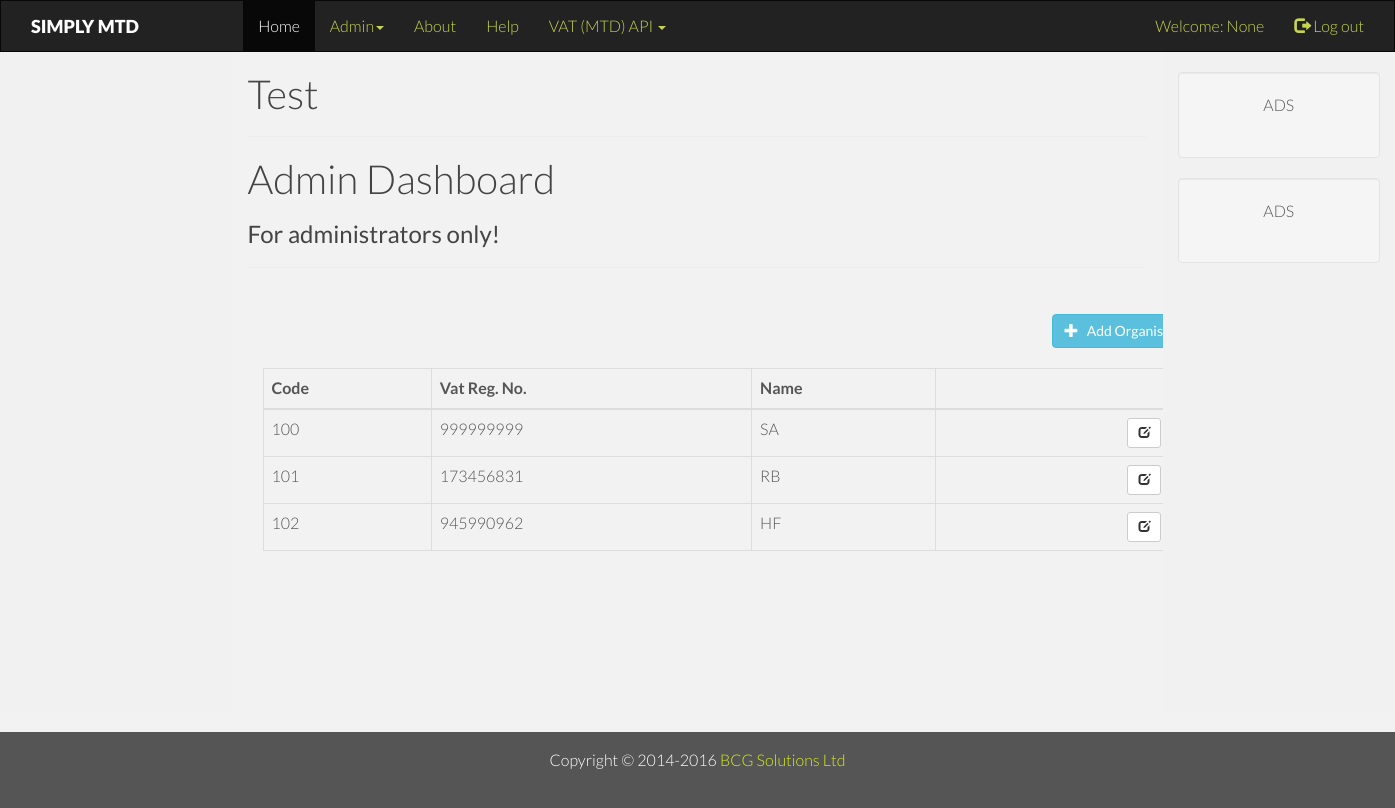
Page /home/organisations (signed in) on the earlier database version.
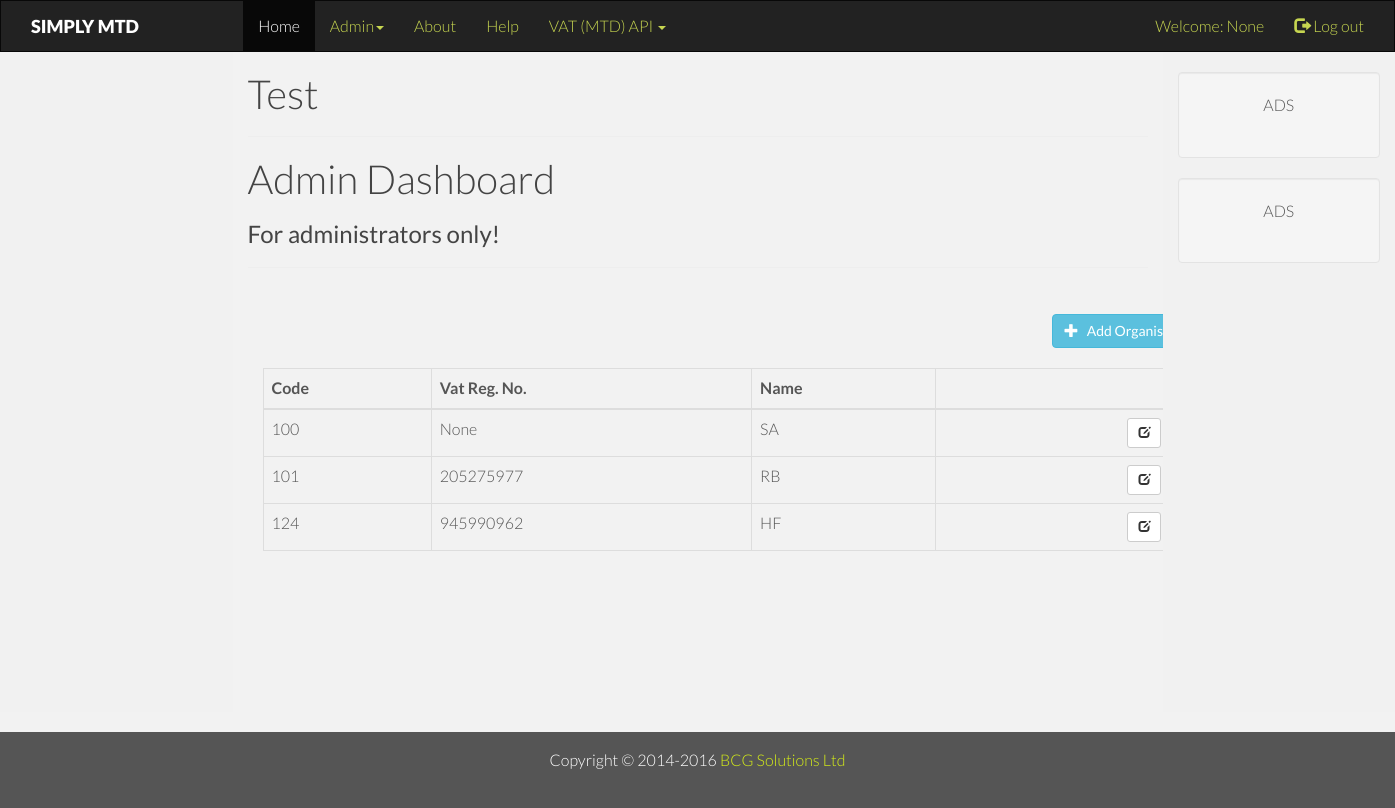
Same page on the later database version.
### app/models.py (models this page shows, shortened)
class User(UserMixin, SurrogatePK, Model):
    __tablename__ = 'users'
    uuid = Column(db.String(36), unique=True, nullable=False)
    username = Column(db.String(80), unique=True, nullable=False)
    email = Column(db.String(80), unique=False, nullable=False)
    organisation_id = reference_col('organisations', nullable=True,)
    password_hash = Column(db.String(128), nullable=True)
    token = Column(db.String(32), index=True, unique=True, nullable=True)
    token_expiration = Column(db.DateTime, nullable=True)
    created_at = Column(db.DateTime, nullable=False, default=dt.datetime.utcnow)
    first_name = Column(db.String(30), nullable=True)
    last_name = Column(db.String(30), nullable=True)
    active = Column(db.Boolean(), default=True,  nullable=True)
    is_admin = Column(db.Boolean(), default=False, nullable=True)
    def has_admin(self):
        return self.is_admin

class Organisation(SurrogatePK, Model):
    __tablename__ = 'organisations'
    uuid = Column(db.String(36), unique=True, nullable =False )
    code = Column(db.String(3), unique=True, nullable=False)
    vrn = Column(db.String(9), unique=True)
    name = Column(db.String(50), unique=True)
    users = relationship('User', backref='organisation')
    vat_returns = relationship('Vat_return', backref='organisation')

### app/home/routes.py (the view)
@bp.route('/organisations', methods=['GET', 'POST'])
@login_required
def organisations():
    check_admin()
    form=OrganisationForm()
    organisations = Organisation.query.all()
    return render_template('home/organisations.html', form=form,
                           organisations=organisations, title="Organisations")

### app/home/routes.py (called while the page is built)
def check_admin():
    if not current_user.has_admin():
        abort(403)

### app/models.py (called while the page is built)
@login.user_loader
def load_user(id):
    return User.query.get(int(id))

### app/templates/home/organisations.html (shortened to what this page needs)
{% extends "layouts/main_base.html" %}
{% block header %}Test{% endblock %}
{% block content %}
    <h1>Admin Dashboard</h1>
    <h3>For administrators only!</h3>
    <hr class="intro-divider">
    <div class="container">
    	<div class="row">
    		<div class="col-md-10">
      			<br>
      			<a href="{{ url_for('home.add_organisation') }}" class="btn btn-info pull-right add-row">
              <span class="glyphicon glyphicon-plus"></span>&nbsp;&nbsp; Add Organisation</a>
    		</div>
  		</div>
      {% if organisations %}
  		<div class="row">
    		<div class="col-md-10">
    			<form action="" method="post" name="OrganisationForm">
    			<table class="table table-bordered" id="editableTable">
			        <thead class="table-blue">
			          <tr>
			            <th>Code</th>
			            <th>Vat Reg. No.</th>
			            <th>Name</th>
			            <th>Edit</th>
			          </tr>
			        </thead>
			        <tbody>
			        	{% for org in organisations %}
			        		<tr data-id="{{ org.id }}">
			        			<td data-field="code">{{ org.code }}</td>
			        			<td data-field="vrn">{{ org.vrn }}</td>
			        			<td data-field="name">{{ org.name }}</td>
			        			<td>
			        				<a href="{{ url_for('home.edit_organisation', id=org.id) }}"  class="btn btn-sm btn-default edit" title="Edit" >
                						<span class="glyphicon glyphicon-edit"></span>
              				</a>
			        			</td>
			        		</tr>
			        	{% endfor %}
			        </tbody>
            </table>
          </form>
    		</div>
    	</div>
      {% else %}
        <div style="text-align: center">
        <h3> No organisations have been added. </h3>
      {% endif %}
    </div>
{% endblock %}

### app/templates/layouts/main_base.html (shortened to what this page needs)
<!DOCTYPE html>
<html lang="en">
<head>
  <link rel="stylesheet" href="https://maxcdn.bootstrapcdn.com/bootstrap/3.4.0/css/bootstrap.min.css">
  <link rel="stylesheet" href="{{ url_for('static', filename='assets/css/style.css') }}">
  <link rel="stylesheet" href="{{ url_for('static', filename='assets/css/bootstrap-datepicker.min.css') }}">
</head>
<body>
<nav class="navbar navbar-inverse">
  <div class="container-fluid">
    <div class="navbar-header col-sm-2">
      <a class="navbar-brand" href="#">Simply MTD </a>
    </div>
    <div class="collapse navbar-collapse" id="myNavbar">
      <ul class="nav navbar-nav navbar-left">
        {% if current_user.is_admin %}
          <li class="active"><a href="{{ url_for('home.dashboard') }}">Home</a></li>
          <li class="dropdown">
              <a href="#" class="dropdown-toggle" data-toggle="dropdown">Admin<span class="caret">
              </span></a>
          </li>
        {% else %}
          <li><a href="{{ url_for('home.dashboard') }}">Dashboard</a></li>
        {% endif %}
        <li><a href="#">About</a></li>
        <li><a href="#">Help</a></li>
        <li class="dropdown">
            <a href="#" class="dropdown-toggle" data-toggle="dropdown">VAT (MTD) API <span class="caret">
              </span></a>
        </li>
      </ul>
      <ul class="nav navbar-nav navbar-right">
        {% if current_user.is_authenticated %}
        <li><a>Welcome: {{ current_user.first_name }} </a></li>
        {% endif %}
        <li><a href="{{ url_for('home.index') }}"><span class="glyphicon glyphicon-log-out"></span> Log out</a></li>
      </ul>
    </div>
  </div>
</nav>
<div class="container-fluid text-center">
  <div class="row content">
    <div class="col-sm-2 sidenav">
    </div>
    <div class="col-sm-8 text-left">
      <h1>{% block header %}{% endblock %}</h1>
      <hr>
      {% block content %}{% endblock %}
    </div>
    <div class="col-sm-2 sidenav">
      <div class="well">
        <p>ADS</p>
      </div>
      <div class="well">
        <p>ADS</p>
      </div>
    </div>
  </div>
</div>
<footer class="container-fluid text-center">
  <div class="container">
    <p>Copyright &copy; 2014-2016 <a href="">BCG Solutions Ltd</a></p>
  </div>
</footer>
</body>
</html>

### app/static/assets/css/style.css (style rules this page uses)
body { background-color: #f2f2f2; font-family: 'Lato', sans-serif; font-weight: 300; font-size: 16px; color: #555; line-height: 1.6em; -webkit-font-smoothing: antialiased; -webkit-overflow-scrolling: touch; }
h1, h2, h3, h4, h5, h6 { font-family: 'Lato', sans-serif; font-weight: 300; color: #444; }
h1 { font-size: 40px; }
h3 { font-weight: 400; }
p { margin-bottom: 20px; font-size: 16px; }
a { color: #d6ee18; word-wrap: break-word; -webkit-transition: color 0.1s ease-in, background 0.1s ease-in; -moz-transition: color 0.1s ease-in, background 0.1s ease-in; -ms-transition: color 0.1s ease-in, background 0.1s ease-in; -o-transition: color 0.1s ease-in, background 0.1s ease-in; transition: color 0.1s ease-in, background 0.1s ease-in; }
a:before, a:after { -webkit-transition: color 0.1s ease-in, background 0.1s ease-in; -moz-transition: color 0.1s ease-in, background 0.1s ease-in; -ms-transition: color 0.1s ease-in, background 0.1s ease-in; -o-transition: color 0.1s ease-in, background 0.1s ease-in; transition: color 0.1s ease-in, background 0.1s ease-in; }
.navbar-inverse .navbar-nav > li > a { color: #c6d550; }
a.navbar-brand { color: #fff !important; font-weight: 900; text-transform: uppercase; }
.row { margin-bottom: 20px; }
th:last-child { text-align: right; }
td:last-child { text-align: right; }

### app/templates/layouts/main_base.html (style rules this page uses)
.navbar { margin-bottom: 0; border-radius: 0; }
.row.content { height: 82.5vh }
.sidenav { padding-top: 20px; background-color: #f1f1f1; height: 100%; }
footer { background-color: #555; color: white; padding: 15px; }

Differences in the rows shown:
changed Organisation "SA": vrn "999999999" → "None"
changed Organisation "RB": vrn "173456831" → "205275977"
changed Organisation "HF": code "102" → "124"
